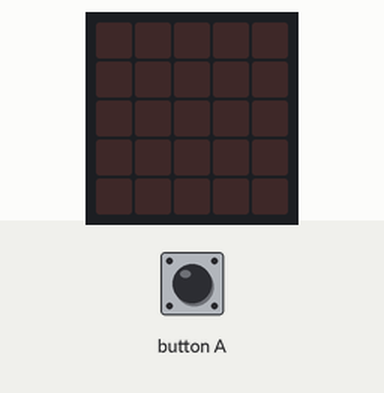
Simulated run of this program. Board: BBC micro:bit (MakeCode). Parts: the board's 5×5 LED display. Inputs (shaded band) come from the test bench. The 48×5 strip is a reading aid, not a part: it shows the text the display is scrolling, unrolled, one strip-width of it at a time.

Above: at 1.2 s.
1.3 s: button A pressed for 0.15 s
At 1.8 s:
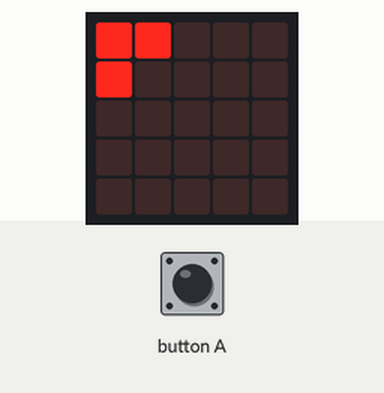
At 18.5 s:
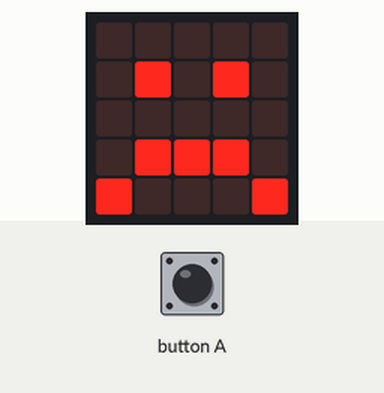

The program:

animated-tetris.py
```python
def on_button_pressed_a():
    basic.show_leds("""
        # # . . .
        # . . . .
        . . . . .
        . . . . .
        . . . . .
        """)
    basic.pause(100)
    basic.show_leds("""
        # . . . .
        # # . . .
        # . . . .
        . . . . .
        . . . . .
        """)
    basic.pause(100)
    basic.show_leds("""
        . . . . .
        # . . . .
        # # . . .
        # . . . .
        . . . . .
        """)
    basic.pause(100)
    basic.show_leds("""
        . . . . .
        . . . . .
        # . . . .
        # # . . .
        # . . . .
        """)
    basic.pause(100)
    basic.show_leds("""
        . . # # .
        . . . . .
        # . . . .
        # # . . .
        # . . . .
        """)
    basic.pause(100)
    basic.show_leds("""
        . . . # .
        . . . # .
        # . # # .
        # # . . .
        # . . . .
        """)
    basic.pause(100)
    basic.show_leds("""
        . . . . .
        . . . # .
        # . . # .
        # # # # .
        # . . . .
        """)
    basic.pause(100)
    basic.show_leds("""
        . . . . .
        . . . . .
        # . . # .
        # # . # .
        # . # # .
        """)
    basic.pause(100)
    basic.show_leds("""
        . . # . .
        . . . . .
        # . . # .
        # # . # .
        # . # # .
        """)
    basic.pause(100)
    basic.show_leds("""
        . # . . .
        . # # . .
        # . # # .
        # # . # .
        # . # # .
        """)
    basic.pause(100)
    basic.show_leds("""
        . . . . .
        . # . . .
        # # # # .
        # # # # .
        # . # # .
        """)
    basic.pause(100)
    basic.show_leds("""
        . . # # .
        . # . . .
        # # # # .
        # # # # .
        # . # # .
        """)
    basic.pause(100)
    basic.show_leds("""
        . # # . .
        . # # # .
        # # # # .
        # # # # .
        # . # # .
        """)
    basic.pause(100)
    basic.clear_screen()
    basic.show_string("Konec hry!")
    basic.clear_screen()
    basic.show_icon(IconNames.SAD)
input.on_button_pressed(Button.A, on_button_pressed_a)
```

Measured:
- after the input at 1.3 s, the display: changes after 0.15 s (image 1)
- what the display in image 1 shows lasts 0.5 s, from 1.5 s to 2.0 s
